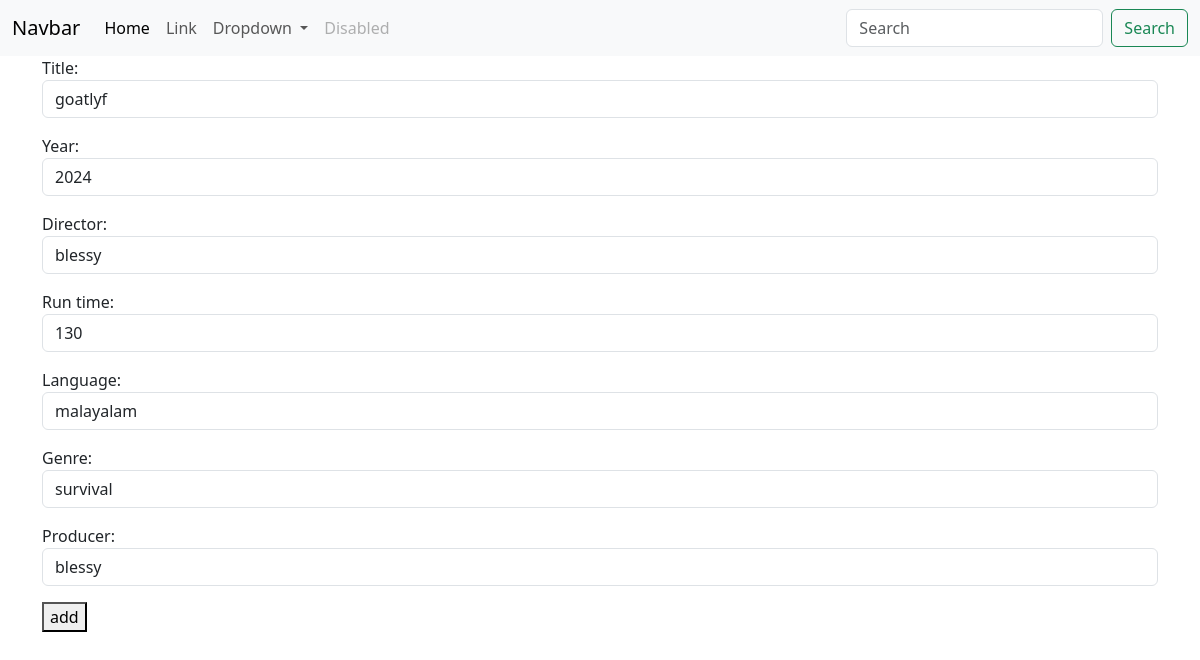
/movies/10/change, run on the app's committed database.
### myapp/models.py (models this page shows, shortened)
class Movie(models.Model):
    title=models.CharField(max_length=200)
    year=models.CharField(max_length=200)
    director=models.CharField(max_length=200)
    run_time=models.PositiveIntegerField()
    language=models.CharField(max_length=200)
    genre=models.CharField(max_length=200)
    producer=models.CharField(max_length=200,null=True)

### myapp/views.py (the view, shortened to what this page needs)
# urls.py: path("movies/<int:pk>/change",views.MovieUpdateView.as_view(),name="movie-update")
class MovieUpdateView(View):
    def get(self,request,*args,**kwargs):
        id=kwargs.get("pk")
        movie_object=Movie.objects.get(id=id)
        form_instance=MovieModelForm(instance=movie_object)
        return render(request,"movie_edit.html",{"form":form_instance})

### myapp/forms.py
class MovieModelForm(forms.ModelForm):
    class Meta:
        model=Movie
        exclude=("id",)
        widgets={
            "title":forms.TextInput(attrs={"class":"form-control"}),
            "year":forms.TextInput(attrs={"class":"form-control"}),
            "director":forms.TextInput(attrs={"class":"form-control"}),
            "run_time":forms.NumberInput(attrs={"class":"form-control"}),
            "language":forms.TextInput(attrs={"class":"form-control"}),
            "genre":forms.TextInput(attrs={"class":"form-control"}),
            "producer":forms.TextInput(attrs={"class":"form-control"}),
        }

### myapp/templates/movie_edit.html (shortened to what this page needs)
{%extends 'base.html'%}
{%block main_block%}
<div class="container">
    <form action="" method="post">
        {{form.as_p}}
        <button type="submit">add</button>
    </form>
</div>
{%endblock%}

### data on the page
Movie: title "goatlyf", year "2024", director "blessy", run_time "130", language "malayalam", genre "survival", producer "blessy"
